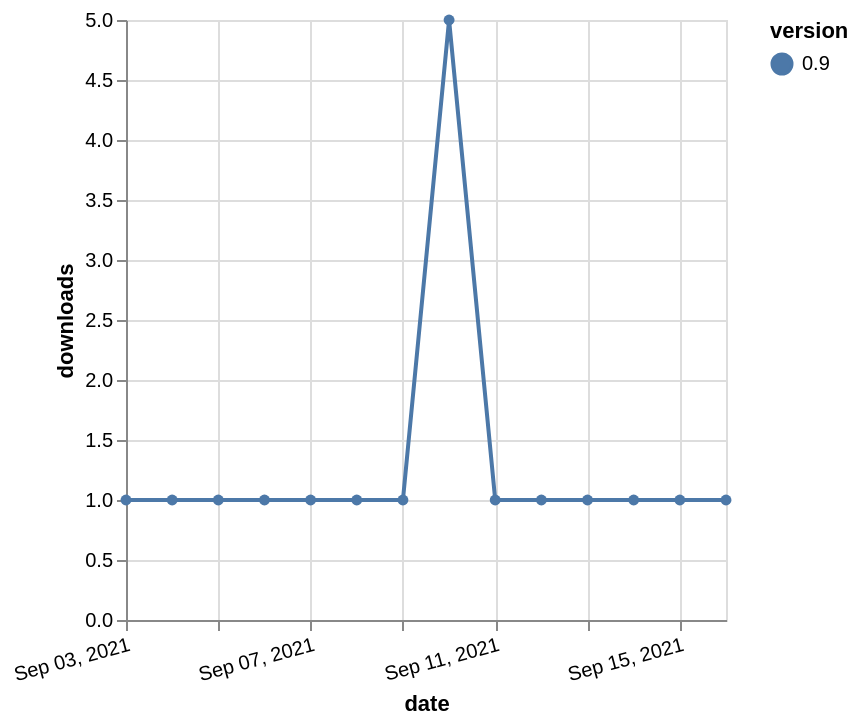

Describe this chart as a Vega-Lite specification.
### Vega-Lite specification from a JSON file in a GitHub repository (floating-point values rounded to 4 significant figures)
{"$schema": "https://vega.github.io/schema/vega-lite/v5.json", "description": "A simple bar chart with embedded data.", "data": {"values": [{"date": "2021-09-03", "total": 243, "delta": 1, "version": "0.9"}, {"date": "2021-09-04", "total": 244, "delta": 1, "version": "0.9"}, {"date": "2021-09-05", "total": 245, "delta": 1, "version": "0.9"}, {"date": "2021-09-06", "total": 246, "delta": 1, "version": "0.9"}, {"date": "2021-09-07", "total": 247, "delta": 1, "version": "0.9"}, {"date": "2021-09-08", "total": 248, "delta": 1, "version": "0.9"}, {"date": "2021-09-09", "total": 249, "delta": 1, "version": "0.9"}, {"date": "2021-09-10", "total": 254, "delta": 5, "version": "0.9"}, {"date": "2021-09-11", "total": 255, "delta": 1, "version": "0.9"}, {"date": "2021-09-12", "total": 256, "delta": 1, "version": "0.9"}, {"date": "2021-09-13", "total": 257, "delta": 1, "version": "0.9"}, {"date": "2021-09-14", "total": 258, "delta": 1, "version": "0.9"}, {"date": "2021-09-15", "total": 259, "delta": 1, "version": "0.9"}, {"date": "2021-09-16", "total": 260, "delta": 1, "version": "0.9"}]}, "width": "container", "mark": {"type": "line", "point": {"filled": true}}, "encoding": {"x": {"field": "date", "type": "temporal", "timeUnit": "yearmonthdate", "title": "date", "axis": {"labelAngle": -15}}, "y": {"field": "delta", "type": "quantitative", "title": "downloads"}, "color": {"field": "version", "type": "nominal"}, "tooltip": {"field": "delta"}}}
